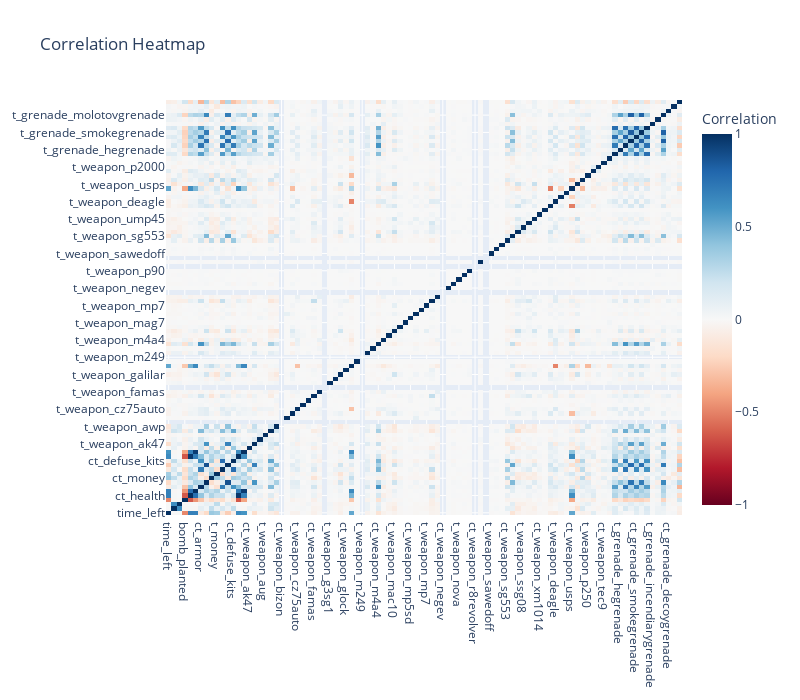

The notebook cell this image was saved under:
### Code cell
import plotly.graph_objs as go
import numpy as np

corr = df.corr(numeric_only=True)

heatmap = go.Heatmap(
    z=corr.values,
    x=corr.columns,
    y=corr.columns,
    colorscale="RdBu",
    zmin=-1, zmax=1,
    colorbar=dict(title="Correlation")
)

fig = go.Figure(data=[heatmap])
fig.update_layout(title="Correlation Heatmap", width=800, height=700)
fig.show()

### Figure 1 — Plotly figure (JSON) as saved in the notebook; plotly's stock layout.template omitted (floating-point values rounded to 4 significant figures; data arrays with more than 128 entries replaced by an {"elided": "..."} marker saying what was removed)
{"data": [{"colorbar": {"title": {"text": "Correlation"}}, "colorscale": [[0, "rgb(103,0,31)"], [0.1, "rgb(178,24,43)"], [0.2, "rgb(214,96,77)"], [0.3, "rgb(244,165,130)"], [0.4, "rgb(253,219,199)"], [0.5, "rgb(247,247,247)"], [0.6, "rgb(209,229,240)"], [0.7, "rgb(146,197,222)"], [0.8, "rgb(67,147,195)"], [0.9, "rgb(33,102,172)"], [1, "rgb(5,48,97)"]], "type": "heatmap", "x": ["time_left", "ct_score", "t_score", "bomb_planted", "ct_health", "t_health", "ct_armor", "t_armor", "ct_money", "t_money", "ct_helmets", "t_helmets", "ct_defuse_kits", "ct_players_alive", "t_players_alive", "ct_weapon_ak47", "t_weapon_ak47", "ct_weapon_aug", "t_weapon_aug", "ct_weapon_awp", "t_weapon_awp", "ct_weapon_bizon", "t_weapon_bizon", "ct_weapon_cz75auto", "t_weapon_cz75auto", "ct_weapon_elite", "t_weapon_elite", "ct_weapon_famas", "t_weapon_famas", "ct_weapon_g3sg1", "t_weapon_g3sg1", "ct_weapon_galilar", "t_weapon_galilar", "ct_weapon_glock", "t_weapon_glock", "ct_weapon_m249", "t_weapon_m249", "ct_weapon_m4a1s", "t_weapon_m4a1s", "ct_weapon_m4a4", "t_weapon_m4a4", "ct_weapon_mac10", "t_weapon_mac10", "ct_weapon_mag7", "t_weapon_mag7", "ct_weapon_mp5sd", "t_weapon_mp5sd", "ct_weapon_mp7", "t_weapon_mp7", "ct_weapon_mp9", "t_weapon_mp9", "ct_weapon_negev", "t_weapon_negev", "ct_weapon_nova", "t_weapon_nova", "ct_weapon_p90", "t_weapon_p90", "ct_weapon_r8revolver", "t_weapon_r8revolver", "ct_weapon_sawedoff", "t_weapon_sawedoff", "ct_weapon_scar20", "t_weapon_scar20", "ct_weapon_sg553", "t_weapon_sg553", "ct_weapon_ssg08", "t_weapon_ssg08", "ct_weapon_ump45", "t_weapon_ump45", "ct_weapon_xm1014", "t_weapon_xm1014", "ct_weapon_deagle", "t_weapon_deagle", "ct_weapon_fiveseven", "t_weapon_fiveseven", "ct_weapon_usps", "t_weapon_usps", "ct_weapon_p250", "t_weapon_p250", "ct_weapon_p2000", "t_weapon_p2000", "ct_weapon_tec9", "t_weapon_tec9", "ct_grenade_hegrenade", "t_grenade_hegrenade", "ct_grenade_flashbang", "t_grenade_flashbang", "ct_grenade_smokegrenade", "t_grenade_smokegrenade", "ct_grenade_incendiarygrenade", "t_grenade_incendiarygrenade", "ct_grenade_molotovgrenade", "t_grenade_molotovgrenade", "ct_grenade_decoygrenade", "t_grenade_decoygrenade", "round_winner"], "y": ["time_left", "ct_score", "t_score", "bomb_planted", "ct_health", "t_health", "ct_armor", "t_armor", "ct_money", "t_money", "ct_helmets", "t_helmets", "ct_defuse_kits", "ct_players_alive", "t_players_alive", "ct_weapon_ak47", "t_weapon_ak47", "ct_weapon_aug", "t_weapon_aug", "ct_weapon_awp", "t_weapon_awp", "ct_weapon_bizon", "t_weapon_bizon", "ct_weapon_cz75auto", "t_weapon_cz75auto", "ct_weapon_elite", "t_weapon_elite", "ct_weapon_famas", "t_weapon_famas", "ct_weapon_g3sg1", "t_weapon_g3sg1", "ct_weapon_galilar", "t_weapon_galilar", "ct_weapon_glock", "t_weapon_glock", "ct_weapon_m249", "t_weapon_m249", "ct_weapon_m4a1s", "t_weapon_m4a1s", "ct_weapon_m4a4", "t_weapon_m4a4", "ct_weapon_mac10", "t_weapon_mac10", "ct_weapon_mag7", "t_weapon_mag7", "ct_weapon_mp5sd", "t_weapon_mp5sd", "ct_weapon_mp7", "t_weapon_mp7", "ct_weapon_mp9", "t_weapon_mp9", "ct_weapon_negev", "t_weapon_negev", "ct_weapon_nova", "t_weapon_nova", "ct_weapon_p90", "t_weapon_p90", "ct_weapon_r8revolver", "t_weapon_r8revolver", "ct_weapon_sawedoff", "t_weapon_sawedoff", "ct_weapon_scar20", "t_weapon_scar20", "ct_weapon_sg553", "t_weapon_sg553", "ct_weapon_ssg08", "t_weapon_ssg08", "ct_weapon_ump45", "t_weapon_ump45", "ct_weapon_xm1014", "t_weapon_xm1014", "ct_weapon_deagle", "t_weapon_deagle", "ct_weapon_fiveseven", "t_weapon_fiveseven", "ct_weapon_usps", "t_weapon_usps", "ct_weapon_p250", "t_weapon_p250", "ct_weapon_p2000", "t_weapon_p2000", "ct_weapon_tec9", "t_weapon_tec9", "ct_grenade_hegrenade", "t_grenade_hegrenade", "ct_grenade_flashbang", "t_grenade_flashbang", "ct_grenade_smokegrenade", "t_grenade_smokegrenade", "ct_grenade_incendiarygrenade", "t_grenade_incendiarygrenade", "ct_grenade_molotovgrenade", "t_grenade_molotovgrenade", "ct_grenade_decoygrenade", "t_grenade_decoygrenade", "round_winner"], "z": {"elided": "96x96 float values"}, "zmax": 1, "zmin": -1}], "layout": {"height": 700, "title": {"text": "Correlation Heatmap"}, "width": 800}}
